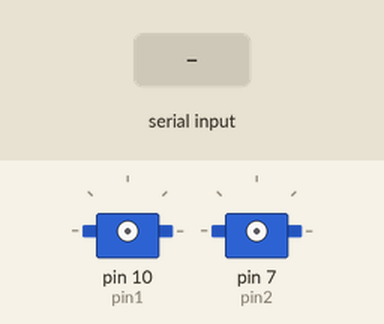
The sketch below on a simulated Arduino Uno, built with avr-gcc and run on an emulated ATmega328P. Parts: 2 × servo. The inputs (shaded band) are chosen by the test bench.

Above: at 1.2 s.
1.3 s: "a" received over Serial
At 18.5 s:
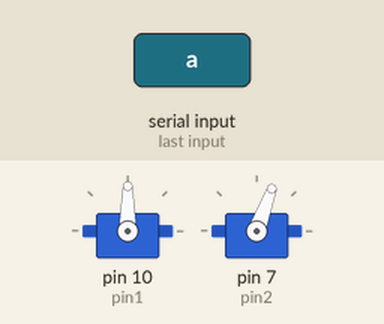
Timing chart, 0 to 18.8 s (numbered marks = the images above; inputs shaded):
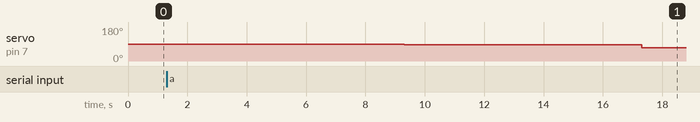

Measured:
- after the input at 1.3 s, servo on pin 7 (pin2): 90° → 85° after 8.0 s, → 70° 8.0 s later

The sketch:

Gearmotor_drive2.ino
```cpp
#include<Servo.h>


int pin1=10;
int pin2=7;
Servo sun1;
Servo sun2;


void setup() {

Serial.begin(9600);


}


void loop() {


if (Serial.available()) {

   char incomingData=Serial.read();
   if (incomingData == 'a'){

          pinMode(pin1,OUTPUT);
          delay(2000);
          sun1.attach(pin1);
          delay(2000);
          pinMode(pin2,OUTPUT);
          delay(2000);
          sun2.attach(pin2);
          delay(2000);

          int angle2=85;

          sun2.write(angle2);

   }

   if(incomingData = 'c'){

           sun2.detach();

   }

   if(incomingData = 'f'){
           pinMode(pin1,OUTPUT);
           delay(2000);
           sun1.attach(pin1);
           delay(2000);
           pinMode(pin2,OUTPUT);
           delay(2000);
           sun2.attach(pin2);
           delay(2000);

           int angle2=70;

           sun2.write(angle2);
   }
}
}


   
```
